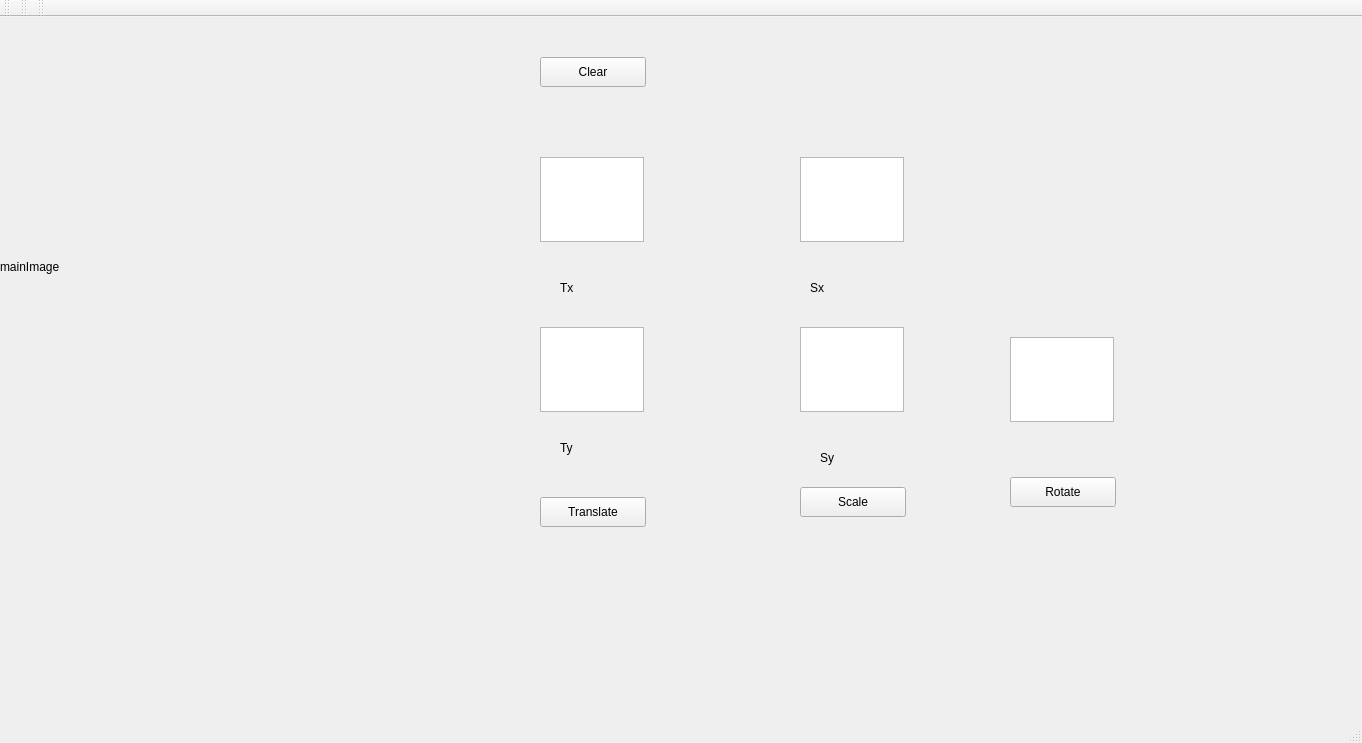
<?xml version="1.0" encoding="UTF-8"?>
<ui version="4.0">
 <class>MainWindow</class>
 <widget class="QMainWindow" name="MainWindow">
  <property name="geometry">
   <rect>
    <x>0</x>
    <y>0</y>
    <width>1362</width>
    <height>743</height>
   </rect>
  </property>
  <property name="windowTitle">
   <string>MainWindow</string>
  </property>
  <widget class="QWidget" name="centralWidget">
   <widget class="QLabel" name="label">
    <property name="geometry">
     <rect>
      <x>0</x>
      <y>0</y>
      <width>500</width>
      <height>500</height>
     </rect>
    </property>
    <property name="maximumSize">
     <size>
      <width>500</width>
      <height>500</height>
     </size>
    </property>
    <property name="text">
     <string>mainImage</string>
    </property>
   </widget>
   <widget class="QLabel" name="label_8">
    <property name="geometry">
     <rect>
      <x>560</x>
      <y>260</y>
      <width>80</width>
      <height>21</height>
     </rect>
    </property>
    <property name="text">
     <string>Tx</string>
    </property>
   </widget>
   <widget class="QLabel" name="label_9">
    <property name="geometry">
     <rect>
      <x>560</x>
      <y>420</y>
      <width>80</width>
      <height>21</height>
     </rect>
    </property>
    <property name="text">
     <string>Ty</string>
    </property>
   </widget>
   <widget class="QLabel" name="label_10">
    <property name="geometry">
     <rect>
      <x>810</x>
      <y>260</y>
      <width>80</width>
      <height>21</height>
     </rect>
    </property>
    <property name="text">
     <string>Sx</string>
    </property>
   </widget>
   <widget class="QTextEdit" name="textEdit">
    <property name="geometry">
     <rect>
      <x>540</x>
      <y>140</y>
      <width>104</width>
      <height>85</height>
     </rect>
    </property>
   </widget>
   <widget class="QTextEdit" name="textEdit_2">
    <property name="geometry">
     <rect>
      <x>540</x>
      <y>310</y>
      <width>104</width>
      <height>85</height>
     </rect>
    </property>
   </widget>
   <widget class="QTextEdit" name="textEdit_3">
    <property name="geometry">
     <rect>
      <x>800</x>
      <y>140</y>
      <width>104</width>
      <height>85</height>
     </rect>
    </property>
   </widget>
   <widget class="QPushButton" name="pushButton">
    <property name="geometry">
     <rect>
      <x>540</x>
      <y>40</y>
      <width>106</width>
      <height>30</height>
     </rect>
    </property>
    <property name="text">
     <string>Clear</string>
    </property>
   </widget>
   <widget class="QTextEdit" name="textEdit_4">
    <property name="geometry">
     <rect>
      <x>800</x>
      <y>310</y>
      <width>104</width>
      <height>85</height>
     </rect>
    </property>
   </widget>
   <widget class="QTextEdit" name="textEdit_5">
    <property name="geometry">
     <rect>
      <x>1010</x>
      <y>320</y>
      <width>104</width>
      <height>85</height>
     </rect>
    </property>
   </widget>
   <widget class="QLabel" name="label_13">
    <property name="geometry">
     <rect>
      <x>820</x>
      <y>430</y>
      <width>80</width>
      <height>21</height>
     </rect>
    </property>
    <property name="text">
     <string>Sy</string>
    </property>
   </widget>
   <widget class="QPushButton" name="pushButton_2">
    <property name="geometry">
     <rect>
      <x>800</x>
      <y>470</y>
      <width>106</width>
      <height>30</height>
     </rect>
    </property>
    <property name="text">
     <string>Scale</string>
    </property>
   </widget>
   <widget class="QPushButton" name="pushButton_3">
    <property name="geometry">
     <rect>
      <x>540</x>
      <y>480</y>
      <width>106</width>
      <height>30</height>
     </rect>
    </property>
    <property name="text">
     <string>Translate</string>
    </property>
   </widget>
   <widget class="QPushButton" name="pushButton_4">
    <property name="geometry">
     <rect>
      <x>1010</x>
      <y>460</y>
      <width>106</width>
      <height>30</height>
     </rect>
    </property>
    <property name="text">
     <string>Rotate</string>
    </property>
   </widget>
   <zorder>pushButton_4</zorder>
   <zorder>pushButton_3</zorder>
   <zorder>label</zorder>
   <zorder>label_8</zorder>
   <zorder>label_9</zorder>
   <zorder>label_10</zorder>
   <zorder>textEdit</zorder>
   <zorder>textEdit_2</zorder>
   <zorder>textEdit_3</zorder>
   <zorder>pushButton</zorder>
   <zorder>textEdit_4</zorder>
   <zorder>textEdit_5</zorder>
   <zorder>label_13</zorder>
   <zorder>pushButton_2</zorder>
  </widget>
  <widget class="QMenuBar" name="menuBar">
   <property name="geometry">
    <rect>
     <x>0</x>
     <y>0</y>
     <width>1362</width>
     <height>26</height>
    </rect>
   </property>
  </widget>
  <widget class="QToolBar" name="mainToolBar">
   <attribute name="toolBarArea">
    <enum>TopToolBarArea</enum>
   </attribute>
   <attribute name="toolBarBreak">
    <bool>false</bool>
   </attribute>
  </widget>
  <widget class="QStatusBar" name="statusBar"/>
  <widget class="QToolBar" name="toolBar">
   <property name="windowTitle">
    <string>toolBar</string>
   </property>
   <attribute name="toolBarArea">
    <enum>TopToolBarArea</enum>
   </attribute>
   <attribute name="toolBarBreak">
    <bool>false</bool>
   </attribute>
  </widget>
  <widget class="QToolBar" name="toolBar_2">
   <property name="windowTitle">
    <string>toolBar_2</string>
   </property>
   <attribute name="toolBarArea">
    <enum>TopToolBarArea</enum>
   </attribute>
   <attribute name="toolBarBreak">
    <bool>false</bool>
   </attribute>
  </widget>
 </widget>
 <layoutdefault spacing="6" margin="11"/>
 <resources/>
 <connections/>
</ui>
